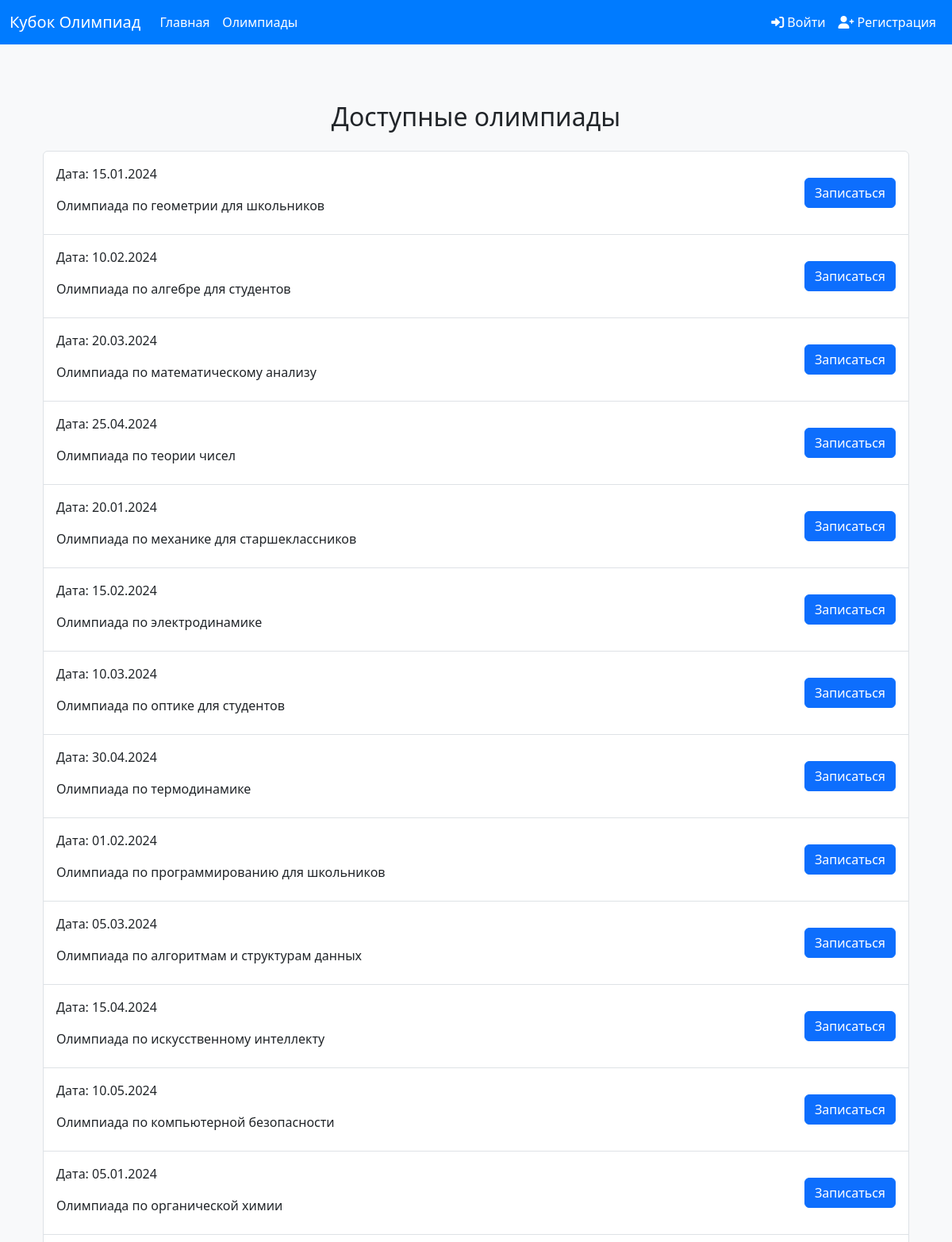
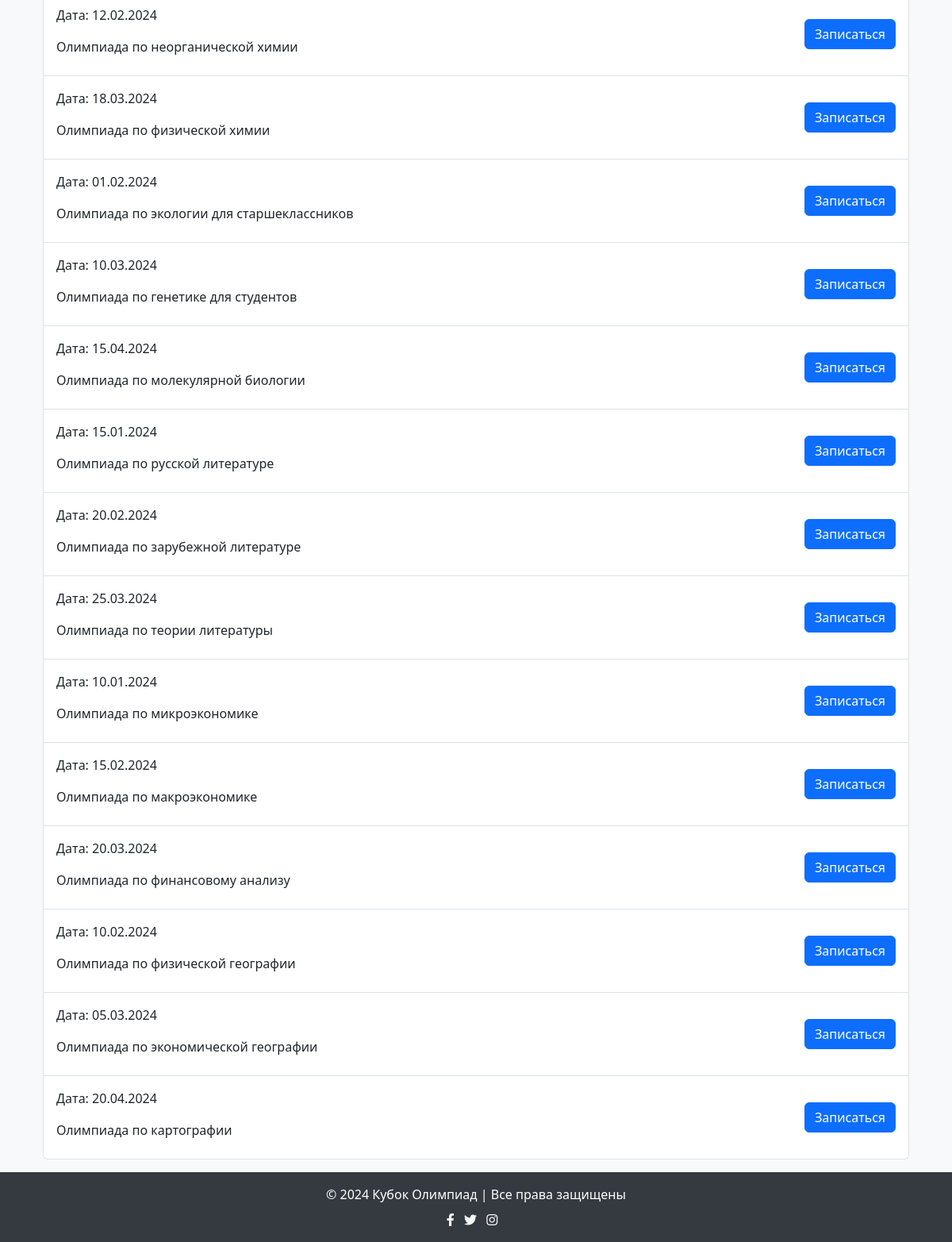
The app's page /olympiads/list with its own data (2 pictures, top to bottom).
### app/db/models.py (models this page shows, shortened)
class Olympiad(db.Model):
    __tablename__ = 'olympiad'
    id = db.Column(db.Integer, primary_key=True)
    subject_id = db.Column(db.Integer, db.ForeignKey('subject.id'), nullable=False)  # Внешний ключ на Subject
    name = db.Column(db.String(100), nullable=False)                                 # Название олимпиады
    date = db.Column(db.DateTime, nullable=False)                                    # Дата проведения олимпиады
    description = db.Column(db.Text, nullable=True)                                  # Описание олимпиады
    passing_score = db.Column(db.Integer, nullable=True)                             # Проходной балл
    status = db.Column(db.String(50), nullable=False, default='upcoming')            # Статус олимпиады
    subject = db.relationship('Subject', backref=db.backref('olympiads', lazy=True))

### app/routes.py (the view)
    @app.route('/olympiads/list')
    def olympiads_list():
        olympiads = Olympiad.query.all()  # Получаем все олимпиады
        return render_template('olympiads_list.html', olympiads=olympiads)

### app/templates/olympiads_list.html (shortened to what this page needs)
{% extends 'base.html' %}
{% block content %}
<div class="container mt-5">
    <h2 class="text-center mb-4">Доступные олимпиады</h2>
    <ul class="list-group">
        {% for olympiad in olympiads %}
            <li class="list-group-item d-flex justify-content-between align-items-center">
                <div>
                    <p>Дата: {{ olympiad.date.strftime('%d.%m.%Y') }}</p>
                    <p>{{ olympiad.description }}</p>
                </div>
                <a href="{{ url_for('register_for_olympiad', olympiad_id=olympiad.id) }}" class="btn btn-primary">Записаться</a>
            </li>
        {% endfor %}
    </ul>
</div>
{% endblock %}

### app/templates/base.html (style rules this page uses)
body { background-color: #f8f9fa; display: flex; flex-direction: column; min-height: 100vh; }

### records on screen
Olympiad: date "15.01.2024", description "Олимпиада по геометрии для школьников"
Olympiad: date "10.02.2024", description "Олимпиада по алгебре для студентов"
Olympiad: date "20.03.2024", description "Олимпиада по математическому анализу"
Olympiad: date "25.04.2024", description "Олимпиада по теории чисел"
Olympiad: date "20.01.2024", description "Олимпиада по механике для старшеклассников"
Olympiad: date "15.02.2024", description "Олимпиада по электродинамике"
Olympiad: date "10.03.2024", description "Олимпиада по оптике для студентов"
Olympiad: date "30.04.2024", description "Олимпиада по термодинамике"
Olympiad: date "01.02.2024", description "Олимпиада по программированию для школьников"
Olympiad: date "05.03.2024", description "Олимпиада по алгоритмам и структурам данных"
Olympiad: date "15.04.2024", description "Олимпиада по искусственному интеллекту"
Olympiad: date "10.05.2024", description "Олимпиада по компьютерной безопасности"
Olympiad: date "05.01.2024", description "Олимпиада по органической химии"
Olympiad: date "12.02.2024", description "Олимпиада по неорганической химии"
Olympiad: date "18.03.2024", description "Олимпиада по физической химии"
Olympiad: date "01.02.2024", description "Олимпиада по экологии для старшеклассников"
Olympiad: date "10.03.2024", description "Олимпиада по генетике для студентов"
Olympiad: date "15.04.2024", description "Олимпиада по молекулярной биологии"
Olympiad: date "15.01.2024", description "Олимпиада по русской литературе"
Olympiad: date "20.02.2024", description "Олимпиада по зарубежной литературе"
Olympiad: date "25.03.2024", description "Олимпиада по теории литературы"
Olympiad: date "10.01.2024", description "Олимпиада по микроэкономике"
Olympiad: date "15.02.2024", description "Олимпиада по макроэкономике"
Olympiad: date "20.03.2024", description "Олимпиада по финансовому анализу"
Olympiad: date "10.02.2024", description "Олимпиада по физической географии"
Olympiad: date "05.03.2024", description "Олимпиада по экономической географии"
Olympiad: date "20.04.2024", description "Олимпиада по картографии"
